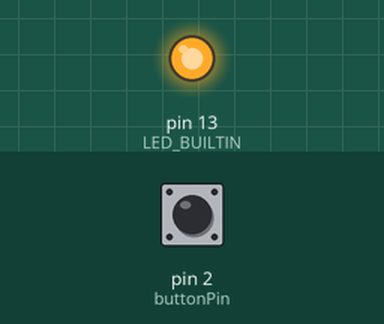
The sketch below on a simulated Arduino Uno, built with avr-gcc and run on an emulated ATmega328P. Shown: output pins drawn as LEDs (lit = HIGH). The test bench sets the inputs (shaded band); at power-on: pin 2 (buttonPin) HIGH. Random numbers use the default seed unless the sketch sets one.

Above: at 0.2 s.
At 23.84 s:
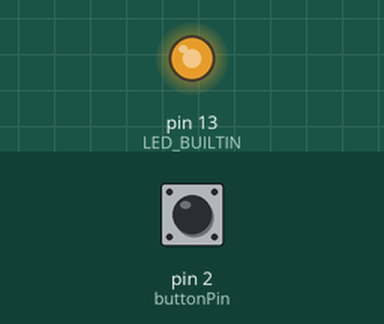
At 33.0 s:
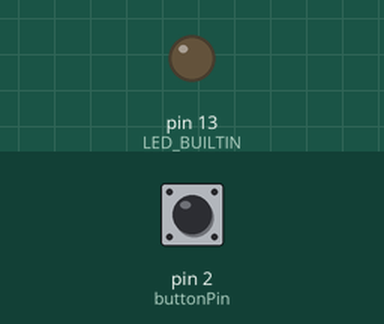
Timing chart, 0 to 40.0 s (numbered marks = the images above):
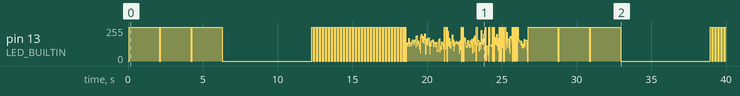

The sketch:

BIS_LED.ino
```cpp
// BIS LED code
// Author: Anders Reiche

const int MIN = 1;
const int MAX = 20;
const int buttonPin = 2;
int state = 0;

void ok (void) {
  for (int i = 0; i < 3; i++) {
  digitalWrite(LED_BUILTIN, LOW);
  delay(100);
  digitalWrite(LED_BUILTIN, HIGH);
  delay(2000);
  }
}

void warning(void) {
  digitalWrite(LED_BUILTIN, LOW);
  delay(6000);
  digitalWrite(LED_BUILTIN, HIGH);
  delay(100);
}

void error(void) {
  for (int i = 0; i < 30; i++) {
  digitalWrite(LED_BUILTIN, LOW);
  delay(100);
  digitalWrite(LED_BUILTIN, HIGH);
  delay(100);
  }
}

void busy(void) {
  for (int i=0; i <= 400; i++){
  digitalWrite(LED_BUILTIN, LOW);
  delay(random(MIN, MAX));
  digitalWrite(LED_BUILTIN, HIGH);
  delay(random(MIN, MAX));
  }
}

int next_state(void) {
  while (digitalRead(buttonPin) == 0) {
    delay(0);
    // wait here till button is pressed
  }
  state++;
  if (state == 4) { state = 0; }
}

void setup() {
  pinMode(LED_BUILTIN, OUTPUT);
  pinMode(buttonPin, INPUT);
}


void loop() {
  switch (state) {
    case 0: ok();       next_state();   break;
    case 1: warning();  next_state();   break;
    case 2: error();    next_state();   break;
    case 3: busy();     next_state();   break;
  }
}
```

Measured:
- by itself, pin 13 (LED_BUILTIN): 0/255 → 255/255 at 0.10 s, → 0/255 2.0 s later, → 255/255 0.10 s later, → 0/255 2.0 s later, … (309 changes in this stretch)
